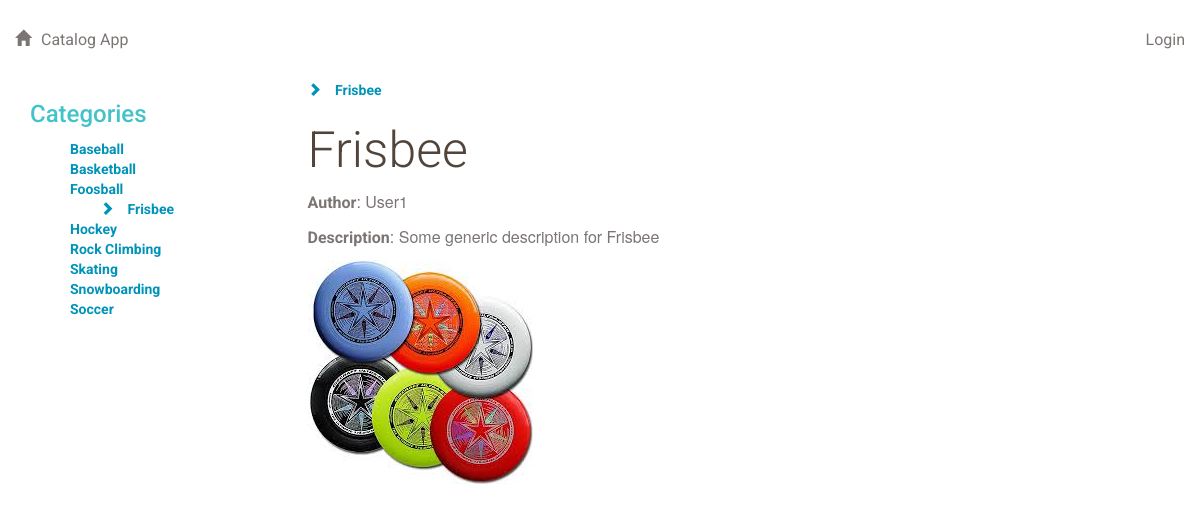
Page /catalog/Frisbee/Frisbee/ on the committed database.
### db.py (models this page shows, shortened)
class Category(Base):
    __tablename__ = 'category'
    id = Column(Integer, primary_key = True)
    name = Column(String(100), nullable = False, unique = True)
    user_id = Column(Integer, ForeignKey('user.id'))
    user = relationship(User)

class Item(Base):
    __tablename__ = 'item'
    id = Column(Integer, primary_key = True)
    name = Column(String(100), nullable = False, unique = True)
    description = Column(String(500))
    category_id = Column(Integer, ForeignKey('category.id'))
    category = relationship(Category, backref = backref('items', cascade = 'all, delete-orphan'))
    last_updated = Column(DateTime, server_default=sqlalchemy.func.now(), onupdate=sqlalchemy.func.now())
    user_id = Column(Integer, ForeignKey('user.id'))
    user = relationship(User)
    picture = Column(String(500))

class User(Base):
    __tablename__ = 'user'
    id = Column(Integer, primary_key=True)
    name = Column(String(250), nullable=False)
    email = Column(String(250), unique=True, nullable=False)
    picture = Column(String(500), nullable=True)

### application.py (the view)
@app.route('/catalog/<path:category_name>/<path:item_name>/')
def showCategoryItemByName(category_name, item_name):
    return render_template('ShowItem.html', \
                            categories = getCategories(), \
                            item = getItemByName(category_name, item_name), \
                            category_name = category_name)

### helper.py (called while the page is built)
def getCategories():
    return session.query(Category).order_by(asc(Category.name)).all()

def getItemByName(category_name, item_name):
    return session.query(Item).join(Item.category).filter(Category.name == category_name, Item.name == item_name).one()

### templates/ShowItem.html (shortened to what this page needs)
{% extends "main.html" %}
{% block content %}
<div class="row">
        <a href="{{url_for('showCategoryItemsByName', category_name = item.category.name)}}"><span class="glyphicon glyphicon-chevron-right" aria-hidden="true"></span> {{item.category.name}}</a>
        <h1>{{item.name}}</h1>
</div>
<div class="row">
    <p> <b>Author</b>: {{item.user.name}} </p>
    <p>
        <b>Description</b>: {{item.description}}
    </p>
    {% if item.picture %}
      <img src="/uploads/{{item.picture}}" alt="{{item.name}}">
    {% endif %}
</div>
{% endblock %}

### templates/inc/categories.html (shortened to what this page needs)
<div>
    <h2>Categories</h2>
</div>
<div>
<ul>
    {% for cat in categories %}
        <li><a href="{{url_for('showCategoryItemsByName', category_name = cat.name)}}">
        {% if category_name %}
            {% if category_name == cat.name %}
              <span class="glyphicon glyphicon-chevron-right" aria-hidden="true"></span>
            {% endif %}
        {% endif %}
        {{cat.name}}</a></li>
    {% endfor %}
</ul>
</div>

### static/styles.css (style rules this page uses)
* { font-family: "Helvetica Neue Bold", Roboto, Helvetica, Arial, sans-serif; font-weight: 700; }
h1 { font-family: "Helvetica Neue Light", Roboto, Helvetica, Arial, sans-serif; font-size: 50px; color: #51453B; line-height: 60px; font-weight: 300; }
h2 { font-size: 24px; color: #42C3C9; line-height: 29px; }
p { font-family: "Helvetica Neue", Roboto, Helvetica, Arial, sans-serif; font-size: 16px; color: #7B7573; line-height: 24px; font-weight: 400; }
a { font-size: 14px; color: #0093B9; line-height: 17px; }
.glyphicon { margin-right: 10px; }
ul { list-style-type: none; }

### rows in the picture
Category: name "Baseball"
Category: name "Basketball"
Category: name "Foosball"
Category: name "Frisbee", category.name "Frisbee"
Category: name "Hockey"
Category: name "Rock Climbing"
Category: name "Skating"
Category: name "Snowboarding"
Category: name "Soccer"
Item: name "Frisbee", description "Some generic description for Frisbee", picture (picture)
User: user.name "User1"
